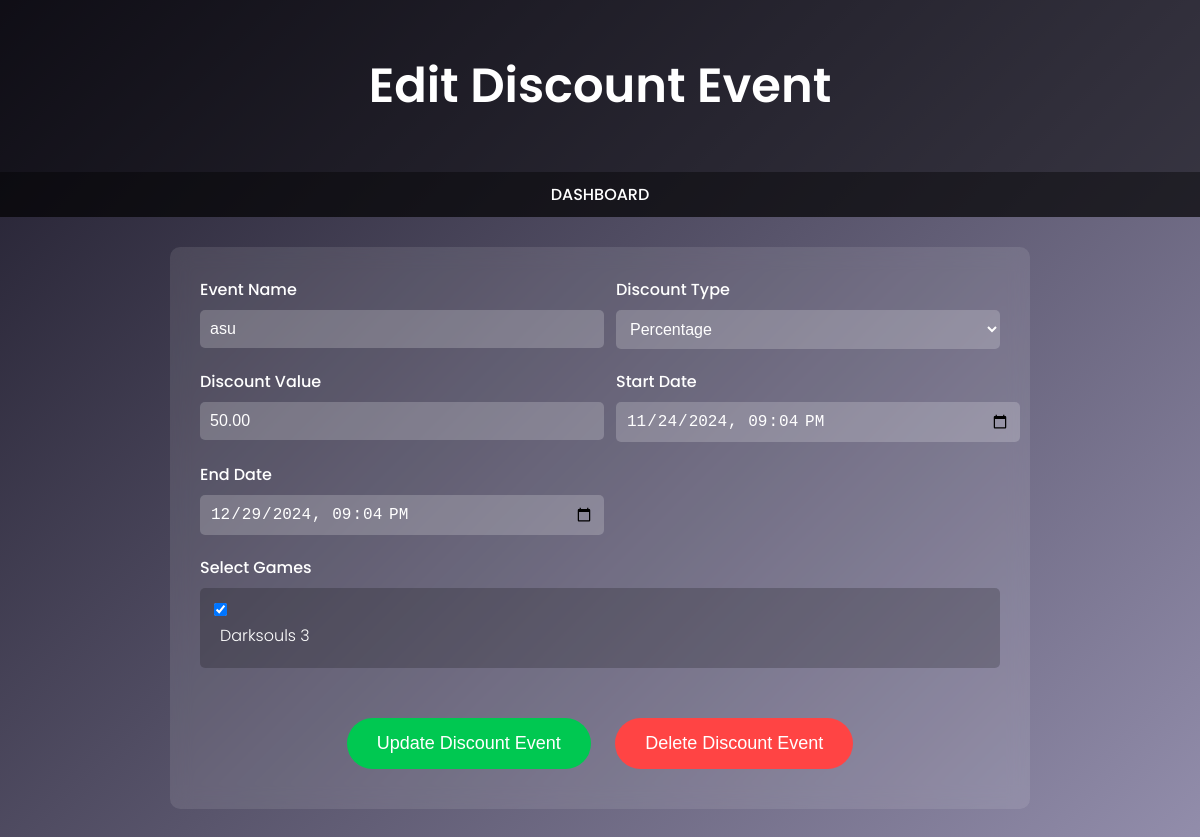
The page /edit_discount_event.php?id=3 (signed in) on the database its author committed.
### tables this page shows
CREATE TABLE `discount_events` (
  `id` int(11) NOT NULL,
  `event_name` varchar(255) NOT NULL,
  `discount_type` enum('percentage','fixed') NOT NULL,
  `discount_value` decimal(10,2) NOT NULL,
  `start_date` datetime NOT NULL,
  `end_date` datetime NOT NULL
);

CREATE TABLE `games` (
  `id` int(11) NOT NULL,
  `title` varchar(255) NOT NULL,
  `description` text NOT NULL,
  `price` decimal(10,2) NOT NULL,
  `stock` int(11) NOT NULL,
  `created_at` timestamp NOT NULL DEFAULT current_timestamp(),
  `image` varchar(255) NOT NULL
);

### edit_discount_event.php (the view, shortened to what this page needs)
<?php
require 'koneksi.php';
$event_id = $_GET['id'];
$query_event = "SELECT * FROM discount_events WHERE id = ?";
$stmt = $conn->prepare($query_event);
$stmt->bind_param('i', $event_id);
$stmt->execute();
$result = $stmt->get_result();
$event = $result->fetch_assoc();
$query_event_games = "SELECT game_id FROM discount_event_games WHERE event_id = ?";
$stmt = $conn->prepare($query_event_games);
$stmt->bind_param('i', $event_id);
$stmt->execute();
$result = $stmt->get_result();
$associated_game_ids = [];
while ($row = $result->fetch_assoc()) {
    $associated_game_ids[] = $row['game_id'];
}
$query_games = "SELECT * FROM games";
$games_result = $conn->query($query_games);
?>
<!DOCTYPE html>
<html lang="en">
<head>
    <link rel="stylesheet" href="admin_dashboard_edit.css">
</head>
<body>
<header class="header">
    <h1>Edit Discount Event</h1>
</header>
<nav class="nav-bar">
    <ul>
        <li><a href="admin_dashboard.php">Dashboard</a></li>
    </ul>
</nav>
<main>
    <div class="form-container">
        <form action="" method="post" class="edit-discount-form">
            <div class="form-group">
                <label for="event_name">Event Name</label>
                <input type="text" name="event_name" id="event_name" value="<?php echo htmlspecialchars($event['event_name']); ?>" required>
            </div>
            <div class="form-group">
                <label for="discount_type">Discount Type</label>
                <select name="discount_type" id="discount_type" required>
                    <option value="percentage" <?php if ($event['discount_type'] == 'percentage') echo 'selected'; ?>>Percentage</option>
                </select>
            </div>
            <div class="form-group">
                <label for="discount_value">Discount Value</label>
                <input type="number" step="0.01" name="discount_value" id="discount_value" value="<?php echo htmlspecialchars($event['discount_value']); ?>" required>
            </div>
            <div class="form-group">
                <label for="start_date">Start Date</label>
                <?php
                $start_date_formatted = date('Y-m-d\TH:i', strtotime($event['start_date']));
                ?>
                <input type="datetime-local" name="start_date" id="start_date" value="<?php echo $start_date_formatted; ?>" required>
            </div>
            <div class="form-group">
                <label for="end_date">End Date</label>
                <?php
                $end_date_formatted = date('Y-m-d\TH:i', strtotime($event['end_date']));
                ?>
                <input type="datetime-local" name="end_date" id="end_date" value="<?php echo $end_date_formatted; ?>" required>
            </div>
            <div class="form-group select-games">
                <label>Select Games</label>
                <div class="game-checkboxes">
                    <?php while ($game = $games_result->fetch_assoc()) { ?>
                        <div class="game-option">
                            <input type="checkbox" name="game_ids[]" id="game_<?php echo $game['id']; ?>" value="<?php echo $game['id']; ?>" <?php if (in_array($game['id'], $associated_game_ids)) echo 'checked'; ?>>
                            <label for="game_<?php echo $game['id']; ?>"><?php echo htmlspecialchars($game['title']); ?></label>
                        </div>
                    <?php } ?>
                </div>
            </div>
            <div class="form-buttons">
                <button type="submit" class="btn submit-btn">Update Discount Event</button>
                <button type="button" class="btn delete-btn" onclick="confirmDelete(<?php echo $event_id; ?>)">Delete Discount Event</button>
            </div>
        </form>
    </div>
</main>
</body>
</html>

### admin_dashboard_edit.css (style rules this page uses)
body { font-family: 'Poppins', sans-serif; background: linear-gradient(135deg, #1f1c2c, #928dab); color: #fff; margin: 0; padding: 0; }
.header { text-align: center; padding: 50px 0; background: rgba(0,0,0,0.5); }
.header h1 { font-size: 48px; font-weight: 600; margin: 0; }
.nav-bar { background: rgba(0,0,0,0.7); padding: 10px 0; }
.nav-bar ul { list-style: none; margin: 0; padding: 0; text-align: center; }
.nav-bar ul li { display: inline-block; margin: 0 15px; }
.nav-bar ul li a { color: #fff; text-decoration: none; font-weight: 500; text-transform: uppercase; transition: color 0.3s; }
.form-container { max-width: 800px; margin: 30px auto; background: rgba(255,255,255,0.1); padding: 30px; border-radius: 10px; backdrop-filter: blur(10px); }
.edit-discount-form { display: flex; flex-wrap: wrap; justify-content: space-between; }
.form-group { width: 48%; margin-bottom: 20px; }
.form-group label { display: block; font-weight: 500; margin-bottom: 8px; }
.form-group input[type="text"], .form-group input[type="number"], .form-group input[type="datetime-local"], .form-group select { width: 100%; padding: 10px; border: none; border-radius: 5px; background: rgba(255,255,255,0.2); color: #fff; font-size: 16px; }
.form-group input::placeholder { color: #ccc; }
.select-games { width: 100%; }
.game-checkboxes { max-height: 200px; overflow-y: auto; background: rgba(0,0,0,0.2); padding: 10px; border-radius: 5px; }
.game-option { margin-bottom: 10px; }
.game-option label { margin-left: 10px; font-weight: 300; }
.form-buttons { width: 100%; text-align: center; margin-top: 20px; }
.btn { display: inline-block; padding: 15px 30px; margin: 10px; font-size: 18px; font-weight: 500; color: #fff; background: #ff6a00; border: none; border-radius: 50px; cursor: pointer; transition: background 0.3s, transform 0.3s; }
.submit-btn { background: #00c851; }
.delete-btn { background: #ff4444; }

### rows shown on the page
discount_events: event_name "asu", discount_type "Percentage", discount_value "50.00", start_date "11/24/2024 21:04", end_date "12/29/2024 21:04"
games: id "☑", title "Darksouls 3"
